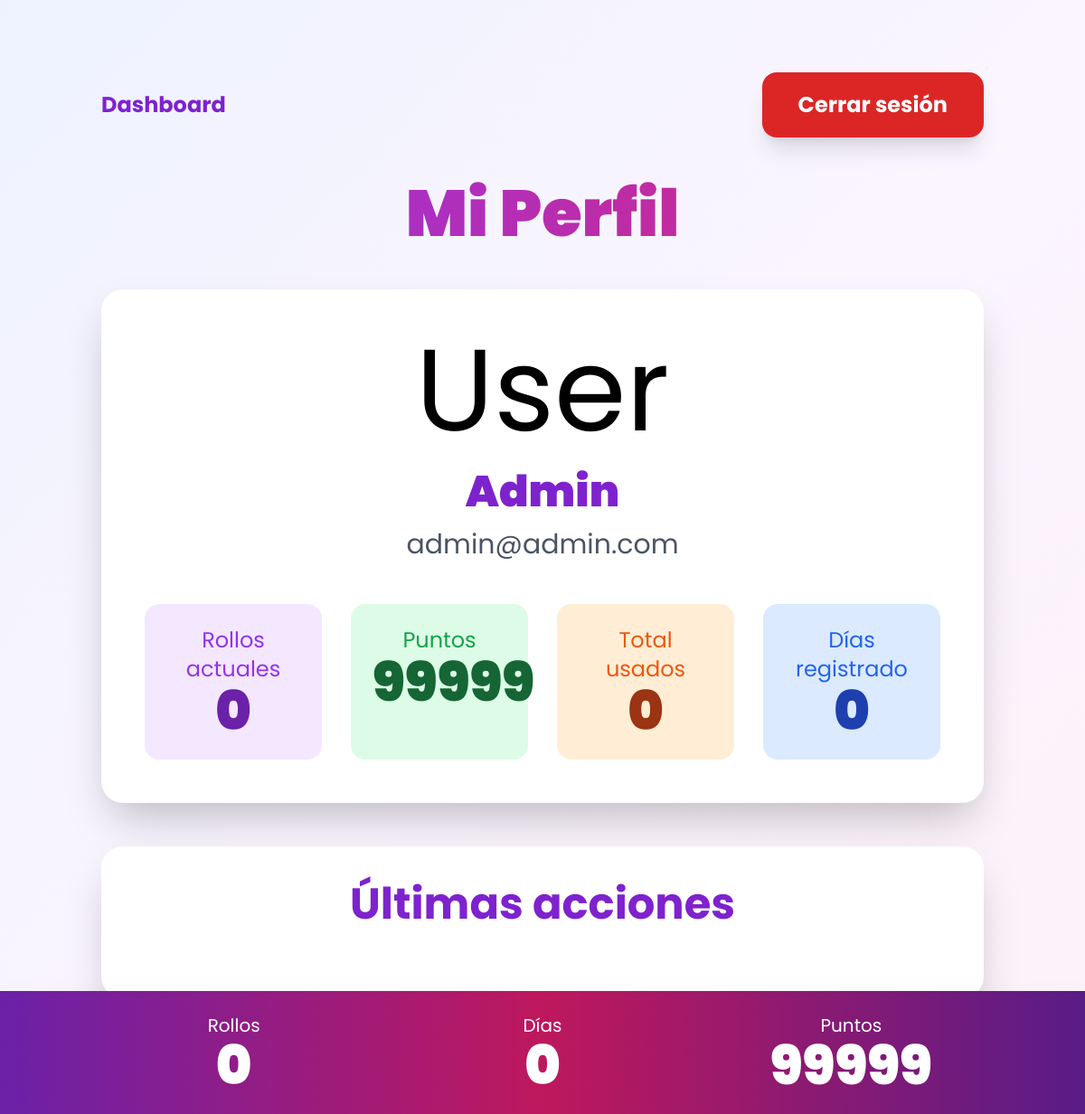
The page /toilet_paper/vistaUsuario/perfil.php (signed in) on the database its author committed.
### tables this page shows
CREATE TABLE usuarios (
    id INT AUTO_INCREMENT PRIMARY KEY,
    nombre VARCHAR(100) NOT NULL,
    email VARCHAR(100) UNIQUE NOT NULL,
    password VARCHAR(255) NOT NULL,
    puntos INT DEFAULT 100,
    rollos_actuales INT DEFAULT 0,
    rollos_total_usados INT DEFAULT 0,
    es_admin TINYINT DEFAULT 0,
    fecha_registro DATETIME DEFAULT CURRENT_TIMESTAMP
);

### toilet_paper/vistaUsuario/perfil.php (the view, shortened to what this page needs)
<?php
require_once '../config/database.php';
$id = $_SESSION['usuario_id'];
$stmt = $pdo->prepare("SELECT * FROM usuarios WHERE id = ?");
$stmt->execute([$id]);
$usuario = $stmt->fetch();
?>
<!DOCTYPE html>
<html lang="es">
<head>
    <script src="https://cdn.tailwindcss.com"></script>
</head>
<body class="bg-gradient-to-br from-indigo-50 via-purple-50 to-pink-50 min-h-screen pt-20 pb-32">
<div class="max-w-5xl mx-auto px-6">
    <div class="flex justify-between items-center mb-12">
        <a href="dashboard.php" class="text-purple-700 font-bold text-2xl hover:underline">Dashboard</a>
        <a href="../logout.php" class="bg-red-600 hover:bg-red-700 text-white px-10 py-5 rounded-2xl text-2xl font-bold shadow-xl hover-lift transition">
            Cerrar sesión
        </a>
    </div>
    <h1 class="text-7xl font-black text-center bg-gradient-to-r from-purple-600 to-pink-600 bg-clip-text text-transparent mb-12">
    </h1>
    <div class="bg-white rounded-3xl shadow-2xl p-12 mb-12 text-center">
        <div class="text-9xl mb-6">User</div>
        <h2 class="text-5xl font-black text-purple-700 mb-4">
            <?= htmlspecialchars($usuario['nombre']) ?>
        </h2>
        <p class="text-3xl text-gray-600 mb-8"><?= htmlspecialchars($usuario['email']) ?></p>
        <div class="grid grid-cols-2 md:grid-cols-4 gap-8 mt-12">
            <div class="bg-purple-100 rounded-2xl p-6 hover-lift transition">
                <p class="text-2xl text-purple-600">Rollos actuales</p>
                <p class="text-6xl font-black text-purple-800"><?= $usuario['rollos_actuales'] ?></p>
            </div>
            <div class="bg-green-100 rounded-2xl p-6 hover-lift transition">
                <p class="text-2xl text-green-600">Puntos</p>
                <p class="text-6xl font-black text-green-800"><?= $usuario['puntos'] ?></p>
            </div>
            <div class="bg-orange-100 rounded-2xl p-6 hover-lift transition">
                <p class="text-2xl text-orange-600">Total usados</p>
                <p class="text-6xl font-black text-orange-800"><?= $usuario['rollos_total_usados'] ?></p>
            </div>
            <div class="bg-blue-100 rounded-2xl p-6 hover-lift transition">
                <p class="text-2xl text-blue-600">Días registrado</p>
                <p class="text-6xl font-black text-blue-800">
                    <?= floor((time() - strtotime($usuario['fecha_registro'])) / 86400) ?>
                </p>
            </div>
        </div>
    </div>
    <div class="bg-white rounded-3xl shadow-2xl p-10">
        <h2 class="text-5xl font-bold text-center mb-10 text-purple-700">Últimas acciones</h2>
    </div>
</div>
<div class="fixed bottom-0 left-0 right-0 bg-gradient-to-r from-purple-800 via-pink-700 to-purple-900 text-white py-6 shadow-2xl">
    <div class="max-w-5xl mx-auto grid grid-cols-3 text-center">
        <div><p class="text-xl">Rollos</p><p class="text-6xl font-black"><?= $usuario['rollos_actuales'] ?></p></div>
        <div><p class="text-xl">Días</p><p class="text-6xl font-black"><?= intval($usuario['rollos_actuales']/0.5) ?></p></div>
        <div><p class="text-xl">Puntos</p><p class="text-6xl font-black"><?= $usuario['puntos'] ?></p></div>
    </div>
</div>
</body>
</html>

### toilet_paper/vistaUsuario/perfil.php (style rules this page uses)
body { font-family: 'Poppins', sans-serif; }

### rows shown on the page
usuarios: nombre "Admin", email "admin@admin.com", rollos_actuales "0", puntos "99999", rollos_total_usados "0", $usuario['rollos_actuales']/0.5 "0"
